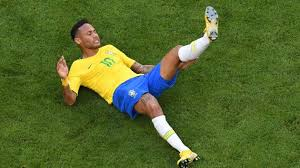
#> input picture SaliencyDetection/images/Neymar.jpg, 300 x 168 px
$ python static_saliency.py --image images/Neymar.jpg
#> lines starting #> are read from the running program, lines starting #| are printed output that depends on the picture; after the words box and inside, x2 and y2 are one past the last pixel; in counts of white or black regions, pixels touching at a corner belong together
import argparse
import cv2

ap = argparse.ArgumentParser()
ap.add_argument("-i", "--image", required=True, help ="path to input image")
args = vars(ap.parse_args())

image = cv2.imread(args["image"])
#> image is the input picture: shape (168, 300, 3); mean B, G, R 45.1, 103.7, 83.9

# initialize OpenCV's static fine grained saliency detector and
# compute the saliency map
saliency = cv2.saliency.StaticSaliencyFineGrained_create()
(success, saliencyMap) = saliency.computeSaliency(image)
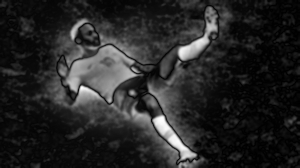
#> saliencyMap: shape (168, 300) float32; min 0, max 1, mean 0.15
#> success = True
# if we would like a *binary* map that we could process for contours,
# compute convex hull's, extract bounding boxes, etc., we can
# additionally threshold the saliency map
saliencyMap = (saliencyMap * 255).astype("uint8")
threshMap = cv2.threshold(saliencyMap.astype("uint8"), 0, 255,
	cv2.THRESH_BINARY | cv2.THRESH_OTSU)[1]
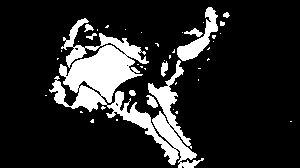
#> threshMap: shape (168, 300); 15.8% white; 43 white regions (33 under 20 px), largest, box (x1, y1, x2, y2) and area: (49, 18, 204, 168) 6707, (177, 7, 218, 61) 722, (146, 95, 158, 108) 89
# show the images
cv2.imshow("Image", image)
cv2.imshow("Output", saliencyMap)
cv2.imshow("Thresh", threshMap)
cv2.waitKey(0)
